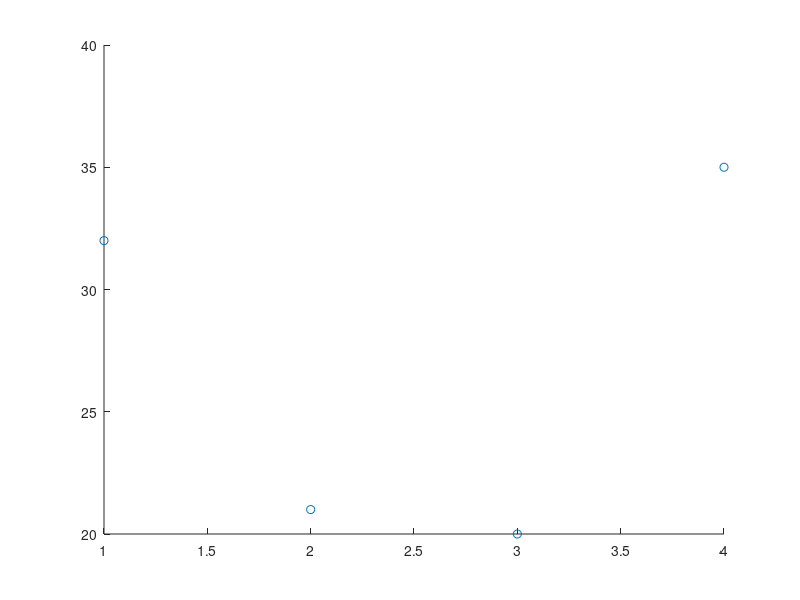

Source code (MATLAB): (Note: this script raises an error after producing the figure.)
close all

x = [1 2 3 4]';
y = [32 21 20 35]';

n = length(x);

% for example, do quadratic curve fit, can easily extend to higher degree poly
% a = [a0 a1 a2]
X = [ones(n,1) x x.^2];

a = inv(X'*X)*X'*y

 scatter(x,y)

% with weights
w = [1 20 20 1];
W = diag(w);

aweighed = inv(X'*W*X)*X'*W*y

syms xvar
eqflat = a(1,1) + a(2,1)*xvar + a(3,1)*xvar^2;
eqweighed = aweighed(1,1) + aweighed(2,1)*xvar + aweighed(3,1)*xvar^2;

figure
hold on
scatter(x,y)
ezplot(eqflat, [0 10])
ezplot(eqweighed, [0 10])
legend('points', 'flat', 'weighed')

% variance y (with regular, similar for weighted)
ypred = a(1,1) + a(2,1).*x + a(3,1)*x.^2;
vary = 1/(n-3)*sum((y - ypred).^2)

% variance a
Ca = vary*inv(X'*X);
vara = diag(Ca)

% variance ypred
varypred = [];
Xt = X';
for i = 1:n
    varypred = [varypred; X(i,:)*Ca*Xt(:,i)];
end
varypred
